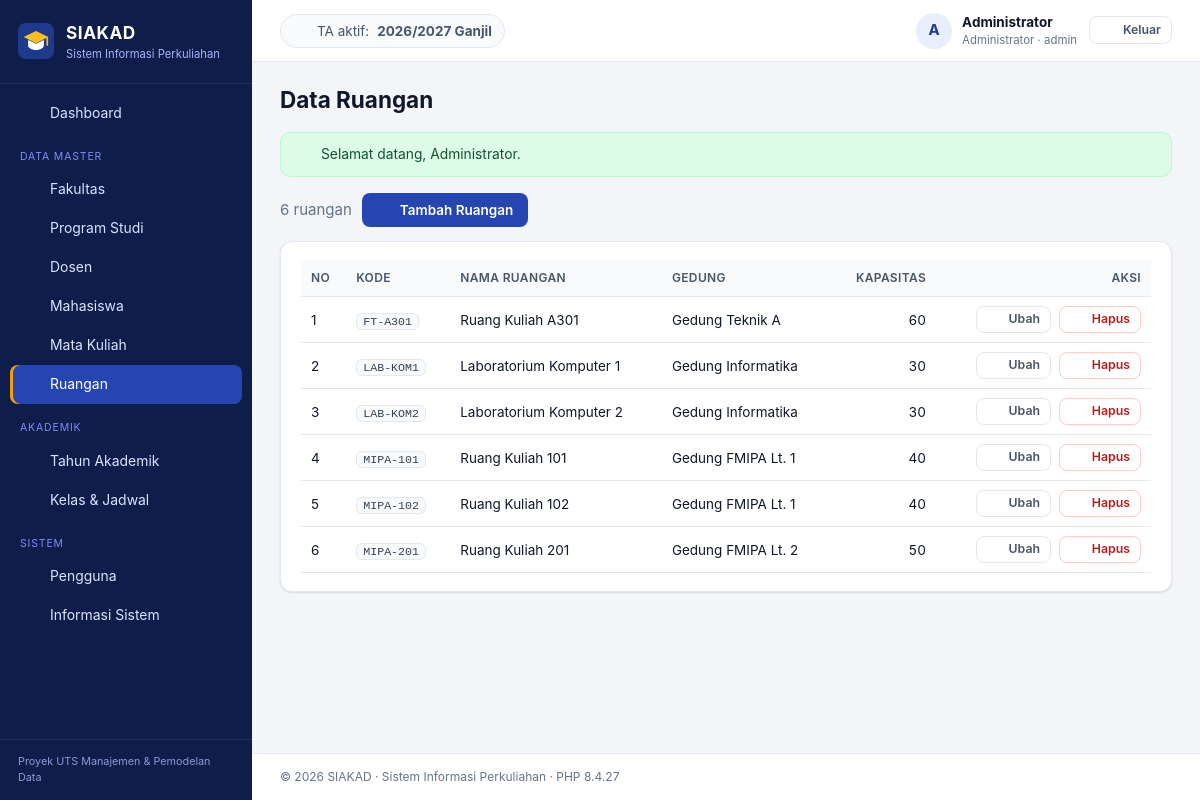
The app's page /index.php?page=admin/ruangan (signed in) with its own data.
### tables this page shows
CREATE TABLE tahun_akademik (
  id_ta       INT UNSIGNED NOT NULL AUTO_INCREMENT,
  tahun       CHAR(9)      NOT NULL,               
  semester    ENUM('Ganjil','Genap') NOT NULL,
  is_aktif    TINYINT(1)   NOT NULL DEFAULT 0,
  created_at  TIMESTAMP    NOT NULL DEFAULT CURRENT_TIMESTAMP,
  PRIMARY KEY (id_ta),
  UNIQUE KEY uq_ta (tahun, semester)
);

CREATE TABLE ruangan (
  id_ruangan    INT UNSIGNED      NOT NULL AUTO_INCREMENT,
  kode_ruangan  VARCHAR(15)       NOT NULL,
  nama_ruangan  VARCHAR(100)      NOT NULL,
  gedung        VARCHAR(100)      NULL,
  kapasitas     SMALLINT UNSIGNED NOT NULL DEFAULT 40,
  created_at    TIMESTAMP         NOT NULL DEFAULT CURRENT_TIMESTAMP,
  PRIMARY KEY (id_ruangan),
  UNIQUE KEY uq_ruangan_kode (kode_ruangan)
);

### app/core/Controller.php (called while the page is built, shortened)
<?php
abstract class Controller
{
    protected function render(string $view, array $data = [], string $layout = 'layouts/main'): void
    {
        $viewFile = APP_PATH . '/views/' . $view . '.php';
        extract($data, EXTR_SKIP);
        require $viewFile;
        $content = ob_get_clean();
        require APP_PATH . '/views/' . $layout . '.php';
    }
}

### app/controllers/RuanganController.php (called while the page is built, shortened)
<?php
class RuanganController extends Controller
{
    private Ruangan $model;
    public function __construct()
    {
        $this->model = new Ruangan();
    }
    public function index(): void
    {
        $this->render('admin/ruangan/index', ['title' => 'Data Ruangan', 'rows' => $this->model->all()]);
    }
}

### index.php (called while the page is built, shortened)
<?php
require APP_PATH . '/core/helpers.php';
spl_autoload_register(function (string $class): void {
    foreach (['core', 'controllers', 'models'] as $dir) {
        $file = APP_PATH . "/$dir/$class.php";
        if (is_file($file)) {
            return;
        }
    }
});
$page = (string) ($_GET['page'] ?? (Auth::check() ? 'dashboard' : 'login'));
$action = (string) ($_GET['action'] ?? 'index');
$method = lcfirst(str_replace(' ', '', ucwords(str_replace('-', ' ', $action))));
$controller = new $controllerClass();
try {
    $controller->$method();
} catch (PDOException $e) {
    error_log('[SIAKAD] ' . $e->getMessage());
    if ($_SERVER['REQUEST_METHOD'] === 'POST') {
        flash('error', db_error_message($e));
        $back = $_SERVER['HTTP_REFERER'] ?? url($page);
        header('Location: ' . $back);
        exit;
    }
    abort(500, db_error_message($e));
}

### app/core/Model.php (called while the page is built, shortened)
<?php
abstract class Model
{
    protected PDO $db;
    public function __construct()
    {
        $this->db = Database::connection();
    }
    protected function fetchAll(string $sql, array $params = []): array
    {
        $stmt = $this->db->prepare($sql);
        $stmt->execute($params);
        return $stmt->fetchAll();
    }
    protected function fetchOne(string $sql, array $params = []): ?array
    {
        $stmt = $this->db->prepare($sql);
        $stmt->execute($params);
        $row = $stmt->fetch();
        return $row === false ? null : $row;
    }
}

### config/config.php (called while the page is built, shortened)
<?php
$env = static function (string $key, $default) {
    $value = getenv($key);
    return $value === false || $value === '' ? $default : $value;
};
$config = [
    'app_name'     => 'SIAKAD',
    'app_subtitle' => 'Sistem Informasi Perkuliahan',
    'db_host'      => $env('DB_HOST', '127.0.0.1'),
    'db_port'      => (int) $env('DB_PORT', 3306),
    'db_name'      => $env('DB_NAME', 'db_siakad'),
    'db_user'      => $env('DB_USER', 'root'),
    'db_pass'      => $env('DB_PASS', ''),
    'timezone'     => 'Asia/Jakarta',
    'debug'        => filter_var($env('APP_DEBUG', false), FILTER_VALIDATE_BOOLEAN),
];
$local = __DIR__ . '/config.local.php';
return $config;

### app/core/Database.php (called while the page is built)
<?php
final class Database
{
    private static ?PDO $pdo = null;
    public static function connection(): PDO
    {
        if (self::$pdo === null) {
            $c = config();
            $dsn = sprintf(
                'mysql:host=%s;port=%d;dbname=%s;charset=utf8mb4',
                $c['db_host'],
                $c['db_port'],
                $c['db_name']
            );
            self::$pdo = new PDO($dsn, $c['db_user'], $c['db_pass'], [
                PDO::ATTR_ERRMODE            => PDO::ERRMODE_EXCEPTION,
                PDO::ATTR_DEFAULT_FETCH_MODE => PDO::FETCH_ASSOC,
                PDO::ATTR_EMULATE_PREPARES   => false,
            ]);
            self::$pdo->exec("SET time_zone = '+07:00'");
        }
        return self::$pdo;
    }
}

### app/models/Ruangan.php (called while the page is built, shortened)
<?php
class Ruangan extends Model
{
    public function all(): array
    {
        return $this->fetchAll('SELECT * FROM ruangan ORDER BY kode_ruangan');
    }
}

### app/core/Auth.php (called while the page is built, shortened)
<?php
final class Auth
{
    public static function user(): ?array
    {
        return $_SESSION['user'] ?? null;
    }
}

### app/models/TahunAkademik.php (called while the page is built, shortened)
<?php
class TahunAkademik extends Model
{
    public function aktif(): ?array
    {
        return $this->fetchOne('SELECT * FROM tahun_akademik WHERE is_aktif = 1 LIMIT 1');
    }
}

### app/views/admin/ruangan/index.php (the view)
<div class="toolbar">
    <span class="muted"><?= count($rows) ?> ruangan</span>
    <a class="btn btn-primary" href="<?= e(url('admin/ruangan', ['action' => 'create'])) ?>"><?= icon('plus', 16) ?><span>Tambah Ruangan</span></a>
</div>
<section class="card">
    <div class="table-wrap">
        <table class="table">
            <thead><tr><th>No</th><th>Kode</th><th>Nama Ruangan</th><th>Gedung</th><th class="num">Kapasitas</th><th class="actions">Aksi</th></tr></thead>
            <tbody>
            <?php foreach ($rows as $i => $r): ?>
                <tr>
                    <td><?= $i + 1 ?></td>
                    <td><code><?= e($r['kode_ruangan']) ?></code></td>
                    <td><?= e($r['nama_ruangan']) ?></td>
                    <td><?= e($r['gedung'] ?? '-') ?></td>
                    <td class="num"><?= e($r['kapasitas']) ?></td>
                    <td class="actions">
                        <a class="btn btn-sm btn-ghost" href="<?= e(url('admin/ruangan', ['action' => 'edit', 'id' => $r['id_ruangan']])) ?>"><?= icon('edit', 15) ?><span>Ubah</span></a>
                        <?= delete_button('admin/ruangan', (int) $r['id_ruangan']) ?>
                    </td>
                </tr>
            <?php endforeach; ?>
            </tbody>
        </table>
    </div>
</section>

### app/core/helpers.php (shortened to what this page needs)
<?php
function config(?string $key = null): mixed
{
    static $config = null;
    $config ??= require BASE_PATH . '/config/config.php';
    return $key === null ? $config : ($config[$key] ?? null);
}
function e(mixed $value): string
{
    return htmlspecialchars((string) ($value ?? ''), ENT_QUOTES | ENT_SUBSTITUTE, 'UTF-8');
}
function base_url(string $path = ''): string
{
    $dir = rtrim(str_replace('\\', '/', dirname($_SERVER['SCRIPT_NAME'] ?? '/')), '/');
    return $dir . '/' . ltrim($path, '/');
}
function url(string $page, array $params = []): string
{
    $query = http_build_query(array_merge(['page' => $page], $params));
    return base_url('index.php') . '?' . $query;
}
function asset(string $path): string
{
    $file = BASE_PATH . '/assets/' . $path;
    $version = is_file($file) ? filemtime($file) : 1;
    return base_url('assets/' . $path) . '?v=' . $version;
}
function flash(string $type, ?string $message = null): ?string
{
    $msg = $_SESSION['_flash'][$type] ?? null;
    return $msg;
}
function csrf_token(): string
{
    return $_SESSION['_csrf'];
}
function csrf_field(): string
{
    return '<input type="hidden" name="_csrf" value="' . e(csrf_token()) . '">';
}
function is_active_page(string $prefix): string
{
    $page = $_GET['page'] ?? 'dashboard';
    return str_starts_with($page, $prefix) ? ' active' : '';
}
function icon(string $name, int $size = 18): string
{
    $p = $paths[$name] ?? $paths['grid'];
    return '<svg class="icon" width="' . $size . '" height="' . $size . '" viewBox="0 0 24 24" fill="none" stroke="currentColor" stroke-width="2" stroke-linecap="round" stroke-linejoin="round" aria-hidden="true">' . $p . '</svg>';
}
function delete_button(string $page, int $id, string $label = 'Hapus', string $confirm = 'Yakin ingin menghapus data ini?'): string
{
    return '<form method="post" action="' . e(url($page, ['action' => 'delete', 'id' => $id])) . '" class="inline" onsubmit="return confirm(\'' . e($confirm) . '\')">'
        . csrf_field()
        . '<button type="submit" class="btn btn-sm btn-danger-ghost" title="' . e($label) . '">' . icon('trash', 15) . '<span>' . e($label) . '</span></button></form>';
}

### app/views/layouts/main.php (shortened to what this page needs)
<?php
$user = Auth::user();
$role = $user['role'];
$taAktif = (new TahunAkademik())->aktif();
$menu = [
    'admin' => [
        ['Dashboard', 'dashboard', 'home'],
        ['__', 'Data Master'],
        ['Fakultas', 'admin/fakultas', 'building'],
        ['Program Studi', 'admin/prodi', 'layers'],
        ['Dosen', 'admin/dosen', 'user'],
        ['Mahasiswa', 'admin/mahasiswa', 'users'],
        ['Mata Kuliah', 'admin/mata-kuliah', 'book'],
        ['Ruangan', 'admin/ruangan', 'map'],
        ['__', 'Akademik'],
        ['Tahun Akademik', 'admin/tahun-akademik', 'calendar'],
        ['Kelas & Jadwal', 'admin/kelas', 'grid'],
        ['__', 'Sistem'],
        ['Pengguna', 'admin/pengguna', 'key'],
        ['Informasi Sistem', 'admin/sistem', 'server'],
    ],
    'dosen' => [
        ['Dashboard', 'dashboard', 'home'],
        ['__', 'Pengajaran'],
        ['Kelas & Input Nilai', 'dosen/kelas', 'clipboard'],
        ['Perwalian (KRS)', 'dosen/perwalian', 'users'],
    ],
    'mahasiswa' => [
        ['Dashboard', 'dashboard', 'home'],
        ['__', 'Akademik'],
        ['Isi KRS', 'mahasiswa/krs', 'clipboard'],
        ['Kartu Hasil Studi', 'mahasiswa/khs', 'file'],
        ['Transkrip Nilai', 'mahasiswa/transkrip', 'award'],
    ],
][$role];
$roleLabel = ['admin' => 'Administrator', 'dosen' => 'Dosen', 'mahasiswa' => 'Mahasiswa'][$role];
?>
<!doctype html>
<html lang="id">
<head>
    <link rel="stylesheet" href="<?= e(asset('css/style.css')) ?>">
</head>
<body class="role-<?= e($role) ?>">
<div class="app">
    <aside class="sidebar" id="sidebar">
        <a class="brand" href="<?= e(url('dashboard')) ?>">
            <img src="<?= e(asset('img/logo.svg')) ?>" alt="" width="36" height="36">
            <span>
                <strong><?= e(config('app_name')) ?></strong>
                <small><?= e(config('app_subtitle')) ?></small>
            </span>
        </a>
        <nav class="nav">
            <?php foreach ($menu as $item): ?>
                <?php if ($item[0] === '__'): ?>
                    <div class="nav-section"><?= e($item[1]) ?></div>
                <?php else: ?>
                    <a class="nav-link<?= $item[1] === 'dashboard' ? (($_GET['page'] ?? 'dashboard') === 'dashboard' ? ' active' : '') : is_active_page($item[1]) ?>"
                       href="<?= e(url($item[1])) ?>"><?= icon($item[2]) ?><span><?= e($item[0]) ?></span></a>
                <?php endif; ?>
            <?php endforeach; ?>
        </nav>
        <div class="sidebar-foot">Proyek UTS Manajemen &amp; Pemodelan Data</div>
    </aside>
    <div class="main">
        <header class="topbar">
            <div class="topbar-ta">
                <?= icon('calendar', 16) ?>
                <?php if ($taAktif): ?>
                    TA aktif: <strong><?= e($taAktif['tahun']) ?> <?= e($taAktif['semester']) ?></strong>
                <?php else: ?>
                    Belum ada tahun akademik aktif
                <?php endif; ?>
            </div>
            <div class="topbar-user">
                <a href="<?= e(url('profil')) ?>" class="user-chip">
                    <span class="avatar"><?= e(mb_strtoupper(mb_substr(preg_replace('/^(Dr\.|Ir\.)\s*/', '', $user['nama']), 0, 1))) ?></span>
                    <span class="user-meta">
                        <strong><?= e($user['nama']) ?></strong>
                        <small><?= e($roleLabel) ?> · <?= e($user['username']) ?></small>
                    </span>
                </a>
                <form method="post" action="<?= e(url('logout', ['action' => 'logout'])) ?>">
                    <button class="btn btn-sm btn-ghost" type="submit"><?= icon('logout', 16) ?><span>Keluar</span></button>
                </form>
            </div>
        </header>
        <main class="content">
            <div class="page-head">
                <h1><?= e($title ?? '') ?></h1>
            </div>
            <?php foreach (['success', 'error'] as $type): ?>
                <?php if ($msg = flash($type)): ?>
                    <div class="alert alert-<?= $type ?>" role="alert">
                        <?= icon($type === 'success' ? 'check' : 'x', 16) ?><span><?= e($msg) ?></span>
                    </div>
                <?php endif; ?>
            <?php endforeach; ?>
            <?= $content ?>
        </main>
        <footer class="footer">
            &copy; <?= date('Y') ?> <?= e(config('app_name')) ?> · <?= e(config('app_subtitle')) ?> · PHP <?= PHP_VERSION ?>
        </footer>
    </div>
</div>
</body>
</html>

### records on screen
tahun_akademik: tahun "2026/2027", semester "Ganjil"
ruangan: kode_ruangan "FT-A301", nama_ruangan "Ruang Kuliah A301", gedung "Gedung Teknik A", kapasitas "60", $size 15 (drawn)
ruangan: kode_ruangan "LAB-KOM1", nama_ruangan "Laboratorium Komputer 1", gedung "Gedung Informatika", kapasitas "30", $size 15 (drawn)
ruangan: kode_ruangan "LAB-KOM2", nama_ruangan "Laboratorium Komputer 2", gedung "Gedung Informatika", kapasitas "30", $size 15 (drawn)
ruangan: kode_ruangan "MIPA-101", nama_ruangan "Ruang Kuliah 101", gedung "Gedung FMIPA Lt. 1", kapasitas "40", $size 15 (drawn)
ruangan: kode_ruangan "MIPA-102", nama_ruangan "Ruang Kuliah 102", gedung "Gedung FMIPA Lt. 1", kapasitas "40", $size 15 (drawn)
ruangan: kode_ruangan "MIPA-201", nama_ruangan "Ruang Kuliah 201", gedung "Gedung FMIPA Lt. 2", kapasitas "50", $size 15 (drawn)

### other values on screen
config('app_name') "SIAKAD"
config('app_subtitle') "Sistem Informasi Perkuliahan"
$item[0] "Dashboard"
$item[1] "DATA MASTER"
$item[0] "Fakultas"
$item[0] "Program Studi"
$item[0] "Dosen"
$item[0] "Mahasiswa"
$item[0] "Mata Kuliah"
$item[0] "Ruangan"
$item[1] "AKADEMIK"
$item[0] "Tahun Akademik"
$item[0] "Kelas & Jadwal"
$item[1] "SISTEM"
$item[0] "Pengguna"
